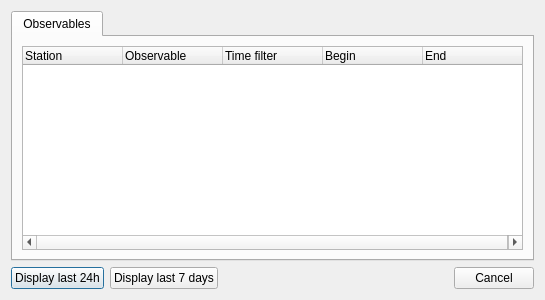
<?xml version="1.0" encoding="UTF-8"?>
<ui version="4.0">
 <class>QgsSensorInfoDialogBase</class>
 <widget class="QDialog" name="QgsSensorInfoDialogBase">
  <property name="geometry">
   <rect>
    <x>0</x>
    <y>0</y>
    <width>545</width>
    <height>300</height>
   </rect>
  </property>
  <property name="windowTitle">
   <string>Sensor information</string>
  </property>
  <layout class="QGridLayout" name="gridLayout_2">
   <item row="0" column="0">
    <widget class="QTabWidget" name="mTabWidget">
     <property name="currentIndex">
      <number>0</number>
     </property>
     <widget class="QWidget" name="tab">
      <attribute name="title">
       <string>Observables</string>
      </attribute>
      <layout class="QGridLayout" name="gridLayout">
       <item row="0" column="0">
        <widget class="QTreeWidget" name="mObservableTreeWidget">
         <column>
          <property name="text">
           <string>Station</string>
          </property>
         </column>
         <column>
          <property name="text">
           <string>Observable</string>
          </property>
         </column>
         <column>
          <property name="text">
           <string>Time filter</string>
          </property>
         </column>
         <column>
          <property name="text">
           <string>Begin</string>
          </property>
         </column>
         <column>
          <property name="text">
           <string>End</string>
          </property>
         </column>
        </widget>
       </item>
      </layout>
     </widget>
    </widget>
   </item>
   <item row="1" column="0">
    <layout class="QHBoxLayout" name="horizontalLayout">
     <item>
      <widget class="QPushButton" name="mDisplayLast24HoursButton">
       <property name="text">
        <string>Display last 24h</string>
       </property>
      </widget>
     </item>
     <item>
      <widget class="QPushButton" name="mDisplayLast7DaysButton">
       <property name="text">
        <string>Display last 7 days</string>
       </property>
      </widget>
     </item>
     <item>
      <spacer name="horizontalSpacer">
       <property name="orientation">
        <enum>Qt::Horizontal</enum>
       </property>
       <property name="sizeHint" stdset="0">
        <size>
         <width>178</width>
         <height>20</height>
        </size>
       </property>
      </spacer>
     </item>
     <item>
      <widget class="QDialogButtonBox" name="mButtonBox">
       <property name="orientation">
        <enum>Qt::Horizontal</enum>
       </property>
       <property name="standardButtons">
        <set>QDialogButtonBox::Cancel</set>
       </property>
      </widget>
     </item>
    </layout>
   </item>
  </layout>
 </widget>
 <resources/>
 <connections>
  <connection>
   <sender>mButtonBox</sender>
   <signal>accepted()</signal>
   <receiver>QgsSensorInfoDialogBase</receiver>
   <slot>accept()</slot>
   <hints>
    <hint type="sourcelabel">
     <x>248</x>
     <y>254</y>
    </hint>
    <hint type="destinationlabel">
     <x>157</x>
     <y>274</y>
    </hint>
   </hints>
  </connection>
  <connection>
   <sender>mButtonBox</sender>
   <signal>rejected()</signal>
   <receiver>QgsSensorInfoDialogBase</receiver>
   <slot>reject()</slot>
   <hints>
    <hint type="sourcelabel">
     <x>316</x>
     <y>260</y>
    </hint>
    <hint type="destinationlabel">
     <x>286</x>
     <y>274</y>
    </hint>
   </hints>
  </connection>
 </connections>
</ui>
